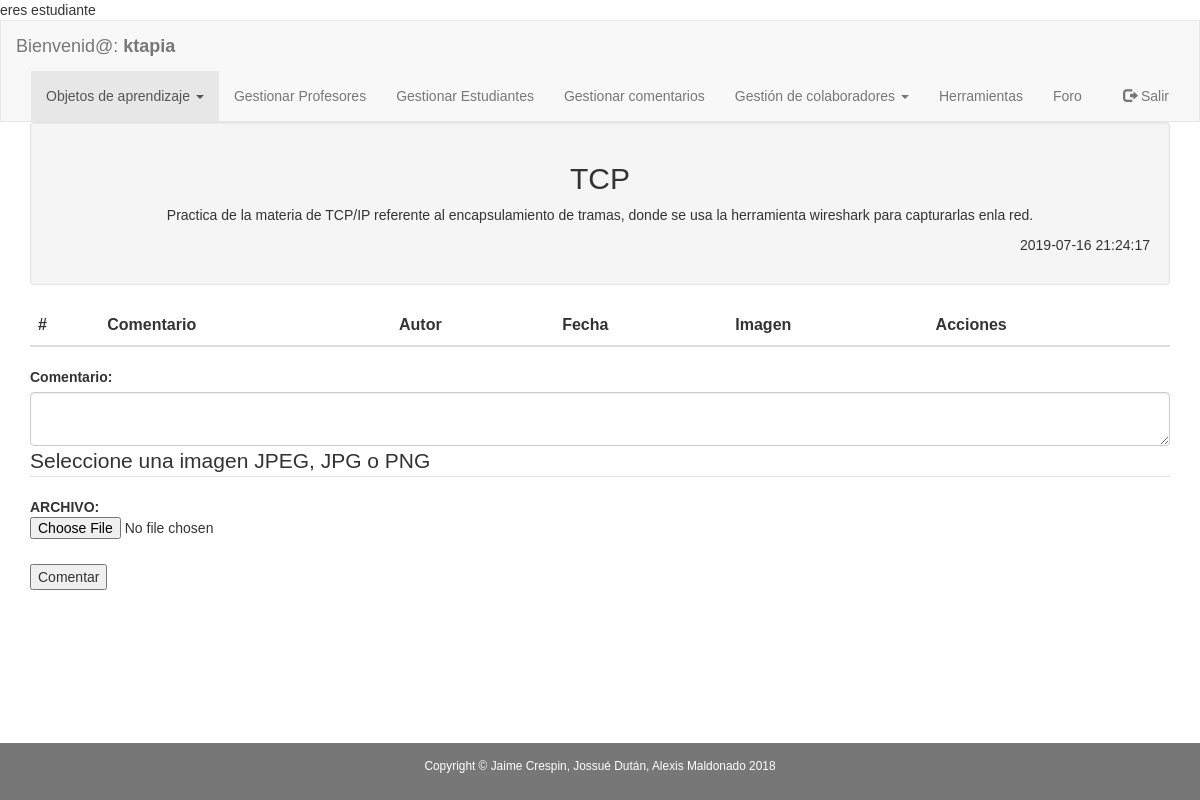
Screenshot of /aplicacion/modulos_administrador/adm_comentarios.php?id=17 (signed in) with the database file from the repository.
### tables this page shows
CREATE TABLE `objeto_aprendizaje` (
  `idobjeto_aprendizaje` int(11) NOT NULL,
  `nombre` varchar(45) DEFAULT NULL,
  `descripcion` varchar(500) DEFAULT NULL,
  `id_usuario` int(11) DEFAULT NULL,
  `institucion` varchar(45) DEFAULT NULL,
  `fechaCreacion` timestamp NOT NULL DEFAULT CURRENT_TIMESTAMP,
  `palabras_clave` varchar(500) DEFAULT NULL,
  `tamanio` varchar(45) DEFAULT NULL,
  `ruta` varchar(45) DEFAULT NULL,
  `materia` varchar(50) DEFAULT NULL,
  `tipo_repo` int(2) DEFAULT NULL,
  `descarga` int(11) DEFAULT NULL
);

### aplicacion/clases_negocio/funciones_oa_profesor.php (called while the page is built, shortened)
<?php
function obtener_oa_como_arreglo($id_objeto_aprendizaje) {
    $conexion = new Conexion();
    $statement = 'select * from objeto_aprendizaje where idobjeto_aprendizaje=?';
    $consulta = $conexion->prepare($statement);
    $consulta->setFetchMode(PDO::FETCH_ASSOC);
    $consulta->execute([$id_objeto_aprendizaje]);
    if ($consulta->rowCount() != 0) {
        $fila = $consulta->fetch();
    }
    if (isset($fila)) {
        return $fila;
    } else {
        return null;
    }
}
?>

### aplicacion/modulos_administrador/adm_comentarios.php (the view, shortened to what this page needs)
<!DOCTYPE html PUBLIC "-//W3C//DTD XHTML 1.0 Transitional//EN"
        "http://www.w3.org/TR/xhtml1/DTD/xhtml1-transitional.dtd">
<html xmlns="http://www.w3.org/1999/xhtml" lang="es">
<head>
    <link rel="stylesheet" href="../../plugins/bootstrap/css/bootstrap.min.css"></link>
</head>
<body>
<?php include './navbar_adm_obj_apr.php'; ?>
<?php
require '../clases_negocio/funciones_oa_profesor.php';
$id_objeto_aprendizaje = filter_input(INPUT_GET, 'id');
$objeto_de_aprendizaje = obtener_oa_como_arreglo($id_objeto_aprendizaje);
?>
<div class="container">
    <div class="well text-center">
        <h2><?php echo $objeto_de_aprendizaje['nombre'] ?></h2>
        <p><?php echo $objeto_de_aprendizaje['descripcion'] ?></p>
        <div style="text-align:right">
            <p><?php echo $objeto_de_aprendizaje['fechaCreacion'] ?></p>
        </div>
    </div>
    <div class="table-responsive-sm">
        <table class="table thead-light">
            <div class="col-sm-6 col-sm-offset-3">
                <thead class="th">
                <tr>
                    <th scope="col">#</th>
                    <th scope="col">Comentario</th>
                    <th scope="col">Autor</th>
                    <th scope="col">Fecha</th>
                    <th scope="col">Imagen</th>
                    <th scope="col">Acciones</th>
                </tr>
                </thead>
            </div>
        </table>
    </div>
    <form action="../modulos_administrador/adm_ejecutar_comentar.php" method="post" enctype="multipart/form-data">
        <div class="form-group">
            <label for="contenido">Comentario:</label>
            <textarea type="tex" class="form-control" id="contenido" name="contenido" required></textarea>
            <fieldset>
                <legend>Seleccione una imagen JPEG, JPG o PNG</legend>
                <p><b>ARCHIVO:</b><input type="file" name="file" id= "file"/></p>
            </fieldset>
        </div>
        <input type="submit" name="submitted" value="Comentar"/>
    </form>
</div>
<footer class="label-default container-fluid text-center">
    <p class="copyright small">Copyright &copy; Jaime Crespin, Jossué Dután, Alexis Maldonado 2018</p>
</footer>
</body>
</html>

### aplicacion/modulos_administrador/adm_comentarios.php (style rules this page uses)
html { min-height: 100%; position: relative; }
body { margin:0; margin-bottom: 40px; }
footer { background-color: #555; color: white; padding: 15px; position: absolute; bottom: 0; width: 100%; }
body { font-family: Arial, Helvetica, sans-serif; }

### rows the page displays
objeto_aprendizaje: nombre "TCP", descripcion "Practica de la materia de TCP/IP referente al encapsulamiento de tramas, donde se usa la herramienta wireshark para capturarlas enla red.", fechaCreacion "2019-07-16 21:24:17"

### other values shown
$_SESSION['usuario'] "ktapia"
